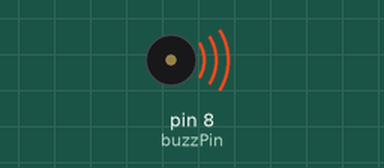
This sketch was run on a simulated Arduino Uno, built with avr-gcc and run on an emulated ATmega328P. On the bench: buzzer (waves = sounding).

Above: at 0.1 s.
Timing chart, 0 to 40.0 s (numbered marks = the images above):
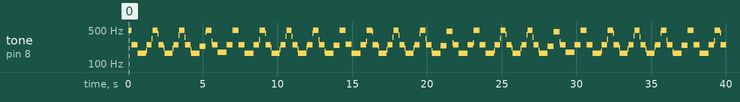

Measured:
- by itself, tone on pin 8 (buzzPin): plays 496 Hz for 0.20 s, 249 Hz for 0.40 s, 166 Hz for 0.56 s, 189 Hz for 0.04 s, 249 Hz for 0.36 s, 327 Hz for 0.04 s … (147 notes in this stretch)

The sketch:

buzz2.ino
```cpp
#include <Arduino.h>

int buzzPin = 8;
int dt1 = 1,dt2 =2,dt3=3,i;
String prompt = "Enter a number (1-5) to buzz, 0 to stop: ";
int inputNum;

void setup() {
   pinMode(buzzPin, OUTPUT);
}

void loop() {
  for(i=1;i<100;i+=1)
  {
    digitalWrite(buzzPin,HIGH);
    delay(dt1);
    digitalWrite(buzzPin,LOW);
    delay(dt1);
  }
  for(i=1;i<100;i+=1)
  {
    digitalWrite(buzzPin,HIGH);
    delay(dt2);
    digitalWrite(buzzPin,LOW);
    delay(dt2);
  }
  for(i=1;i<100;i+=1)
  {
    digitalWrite(buzzPin,HIGH);
    delay(dt3);
    digitalWrite(buzzPin,LOW);
    delay(dt3);
  }
    for(i=1;i<100;i+=1)
  {
    digitalWrite(buzzPin,HIGH);
    delay(dt2);
    digitalWrite(buzzPin,LOW);
    delay(dt2);
  }
  for(i=1;i<100;i+=1)
  {
    digitalWrite(buzzPin,HIGH);
    delay(dt1);
    digitalWrite(buzzPin,LOW);
    delay(dt1);
  }

}
```
